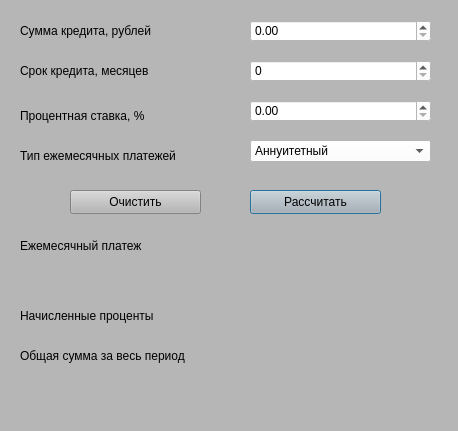
<?xml version="1.0" encoding="UTF-8"?>
<ui version="4.0">
 <class>Credit</class>
 <widget class="QDialog" name="Credit">
  <property name="geometry">
   <rect>
    <x>0</x>
    <y>0</y>
    <width>458</width>
    <height>431</height>
   </rect>
  </property>
  <property name="minimumSize">
   <size>
    <width>458</width>
    <height>431</height>
   </size>
  </property>
  <property name="maximumSize">
   <size>
    <width>458</width>
    <height>431</height>
   </size>
  </property>
  <property name="windowTitle">
   <string>CreditCalculator</string>
  </property>
  <property name="styleSheet">
   <string notr="true">background-color: rgb(182, 182, 182);</string>
  </property>
  <widget class="QLabel" name="label_credit">
   <property name="geometry">
    <rect>
     <x>20</x>
     <y>20</y>
     <width>181</width>
     <height>21</height>
    </rect>
   </property>
   <property name="styleSheet">
    <string notr="true">font: 700 12pt &quot;Times New Roman&quot;;</string>
   </property>
   <property name="text">
    <string>Сумма кредита, рублей</string>
   </property>
  </widget>
  <widget class="QDoubleSpinBox" name="doubleSpinBox_sum">
   <property name="geometry">
    <rect>
     <x>250</x>
     <y>20</y>
     <width>181</width>
     <height>22</height>
    </rect>
   </property>
   <property name="styleSheet">
    <string notr="true">font: 700 11pt &quot;Times New Roman&quot;;
background-color: rgb(255, 255, 255);
color: rgb(0, 0, 0);</string>
   </property>
   <property name="maximum">
    <double>999999999999.989990234375000</double>
   </property>
   <property name="singleStep">
    <double>0.010000000000000</double>
   </property>
  </widget>
  <widget class="QLabel" name="label_time">
   <property name="geometry">
    <rect>
     <x>20</x>
     <y>60</y>
     <width>181</width>
     <height>21</height>
    </rect>
   </property>
   <property name="styleSheet">
    <string notr="true">font: 700 12pt &quot;Times New Roman&quot;;</string>
   </property>
   <property name="text">
    <string>Срок кредита, месяцев</string>
   </property>
  </widget>
  <widget class="QDoubleSpinBox" name="doubleSpinBox_rate">
   <property name="geometry">
    <rect>
     <x>250</x>
     <y>100</y>
     <width>181</width>
     <height>22</height>
    </rect>
   </property>
   <property name="styleSheet">
    <string notr="true">font: 700 11pt &quot;Times New Roman&quot;;
background-color: rgb(255, 255, 255);
color: rgb(0, 0, 0);</string>
   </property>
   <property name="maximum">
    <double>500.000000000000000</double>
   </property>
   <property name="singleStep">
    <double>0.010000000000000</double>
   </property>
  </widget>
  <widget class="QSpinBox" name="spinBox_time">
   <property name="geometry">
    <rect>
     <x>250</x>
     <y>60</y>
     <width>181</width>
     <height>22</height>
    </rect>
   </property>
   <property name="styleSheet">
    <string notr="true">font: 700 11pt &quot;Times New Roman&quot;;
background-color: rgb(255, 255, 255);
color: rgb(0, 0, 0);</string>
   </property>
   <property name="maximum">
    <number>1200</number>
   </property>
  </widget>
  <widget class="QLabel" name="label_rate">
   <property name="geometry">
    <rect>
     <x>20</x>
     <y>100</y>
     <width>191</width>
     <height>31</height>
    </rect>
   </property>
   <property name="styleSheet">
    <string notr="true">font: 700 12pt &quot;Times New Roman&quot;;</string>
   </property>
   <property name="text">
    <string>Процентная ставка, %</string>
   </property>
  </widget>
  <widget class="QLabel" name="label_payment">
   <property name="geometry">
    <rect>
     <x>20</x>
     <y>140</y>
     <width>211</width>
     <height>31</height>
    </rect>
   </property>
   <property name="styleSheet">
    <string notr="true">font: 700 12pt &quot;Times New Roman&quot;;</string>
   </property>
   <property name="text">
    <string>Тип ежемесячных платежей</string>
   </property>
  </widget>
  <widget class="QComboBox" name="comboBox_payment_type">
   <property name="geometry">
    <rect>
     <x>250</x>
     <y>140</y>
     <width>181</width>
     <height>22</height>
    </rect>
   </property>
   <property name="styleSheet">
    <string notr="true">font: 700 11pt &quot;Times New Roman&quot;;
background-color: rgb(255, 255, 255);
color: rgb(0, 0, 0);</string>
   </property>
   <item>
    <property name="text">
     <string>Аннуитетный</string>
    </property>
   </item>
   <item>
    <property name="text">
     <string>Дифференцированный</string>
    </property>
   </item>
  </widget>
  <widget class="QLabel" name="label_answer_payment">
   <property name="geometry">
    <rect>
     <x>20</x>
     <y>230</y>
     <width>211</width>
     <height>31</height>
    </rect>
   </property>
   <property name="styleSheet">
    <string notr="true">font: 700 12pt &quot;Times New Roman&quot;;</string>
   </property>
   <property name="text">
    <string>Ежемесячный платеж</string>
   </property>
  </widget>
  <widget class="QLabel" name="label_answer_rate">
   <property name="geometry">
    <rect>
     <x>20</x>
     <y>300</y>
     <width>211</width>
     <height>31</height>
    </rect>
   </property>
   <property name="styleSheet">
    <string notr="true">font: 700 12pt &quot;Times New Roman&quot;;</string>
   </property>
   <property name="text">
    <string>Начисленные проценты</string>
   </property>
  </widget>
  <widget class="QLabel" name="label_answer_all">
   <property name="geometry">
    <rect>
     <x>20</x>
     <y>340</y>
     <width>211</width>
     <height>31</height>
    </rect>
   </property>
   <property name="styleSheet">
    <string notr="true">font: 700 12pt &quot;Times New Roman&quot;;</string>
   </property>
   <property name="text">
    <string>Общая сумма за весь период</string>
   </property>
  </widget>
  <widget class="QLabel" name="label_sum_payment_first">
   <property name="geometry">
    <rect>
     <x>240</x>
     <y>230</y>
     <width>211</width>
     <height>31</height>
    </rect>
   </property>
   <property name="styleSheet">
    <string notr="true">font: 700 12pt &quot;Times New Roman&quot;;</string>
   </property>
   <property name="text">
    <string/>
   </property>
  </widget>
  <widget class="QLabel" name="label_sum_rate">
   <property name="geometry">
    <rect>
     <x>240</x>
     <y>300</y>
     <width>211</width>
     <height>31</height>
    </rect>
   </property>
   <property name="styleSheet">
    <string notr="true">font: 700 12pt &quot;Times New Roman&quot;;</string>
   </property>
   <property name="text">
    <string/>
   </property>
  </widget>
  <widget class="QLabel" name="label_sum_all">
   <property name="geometry">
    <rect>
     <x>240</x>
     <y>340</y>
     <width>211</width>
     <height>31</height>
    </rect>
   </property>
   <property name="styleSheet">
    <string notr="true">font: 700 12pt &quot;Times New Roman&quot;;</string>
   </property>
   <property name="text">
    <string/>
   </property>
  </widget>
  <widget class="QPushButton" name="pushButton_calc">
   <property name="geometry">
    <rect>
     <x>250</x>
     <y>190</y>
     <width>131</width>
     <height>24</height>
    </rect>
   </property>
   <property name="styleSheet">
    <string notr="true">font: 700 12pt &quot;Times New Roman&quot;;</string>
   </property>
   <property name="text">
    <string>Рассчитать</string>
   </property>
  </widget>
  <widget class="QPushButton" name="pushButton_clear">
   <property name="geometry">
    <rect>
     <x>70</x>
     <y>190</y>
     <width>131</width>
     <height>24</height>
    </rect>
   </property>
   <property name="styleSheet">
    <string notr="true">font: 700 12pt &quot;Times New Roman&quot;;</string>
   </property>
   <property name="text">
    <string>Очистить</string>
   </property>
  </widget>
  <widget class="QLabel" name="label_sum_payment_last">
   <property name="geometry">
    <rect>
     <x>240</x>
     <y>260</y>
     <width>211</width>
     <height>31</height>
    </rect>
   </property>
   <property name="styleSheet">
    <string notr="true">font: 700 12pt &quot;Times New Roman&quot;;</string>
   </property>
   <property name="text">
    <string/>
   </property>
  </widget>
 </widget>
 <resources/>
 <connections/>
</ui>
